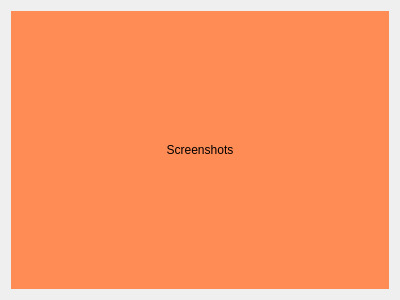
<?xml version="1.0" encoding="UTF-8"?>
<ui version="4.0">
 <class>Form</class>
 <widget class="QWidget" name="Form">
  <property name="geometry">
   <rect>
    <x>0</x>
    <y>0</y>
    <width>400</width>
    <height>300</height>
   </rect>
  </property>
  <property name="windowTitle">
   <string>Form</string>
  </property>
  <layout class="QVBoxLayout" name="verticalLayout">
   <item>
    <widget class="QLabel" name="label">
     <property name="styleSheet">
      <string notr="true">background-color: rgb(255, 139, 85);</string>
     </property>
     <property name="text">
      <string>Screenshots</string>
     </property>
     <property name="alignment">
      <set>Qt::AlignCenter</set>
     </property>
    </widget>
   </item>
  </layout>
 </widget>
 <resources/>
 <connections/>
</ui>
